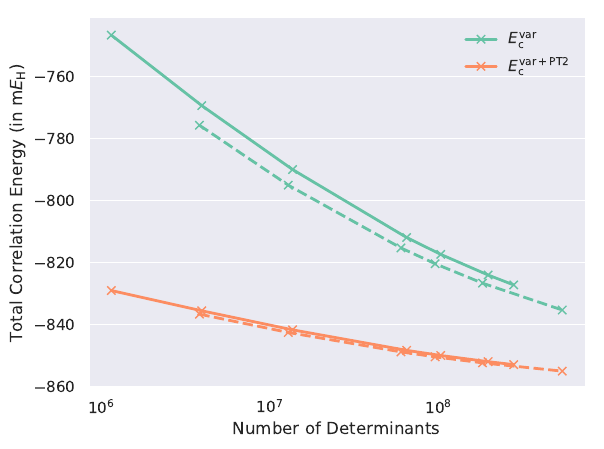

Here is the Python script that generated this plot:
#!/usr/bin/env python
# -*- coding: utf-8 -*

import numpy as np
import matplotlib
matplotlib.use('Agg')
matplotlib.rcParams['font.family'] = 'sans-serif'
matplotlib.rcParams['font.sans-serif'] = ['DejaVu Sans']
import matplotlib.pyplot as plt
from matplotlib.ticker import MaxNLocator, FormatStrFormatter
import seaborn as sns

PALETTE = sns.color_palette('Set2')

HF = -230.721819

dets = np.array([
1134081,
3901848,
13486304,
64100382,
102088555,
194977798,
276617654
])

e_cvar = np.array([
-231.468564,
-231.491252,
-231.511826,
-231.533720,
-231.539142,
-231.545790,
-231.548984
])

e_ctot = np.array([
-231.550787,
-231.557309,
-231.563444,
-231.570044,
-231.571697,
-231.573686,
-231.574641
])


dets_updated = np.array([
3780337,
12722141,
59310339,
94569745,
180662587,
536792289
])

e_cvar_updated = np.array([
-231.497568,
-231.516872,
-231.537074,
-231.542155,
-231.548415,
-231.557059
])

e_ctot_updated = np.array([
-231.558399,
-231.564290,
-231.570545,
-231.572140,
-231.574081,
-231.576736
])

# set seaborn
sns.set(style='darkgrid', palette='Set2', font='DejaVu Sans')

# set subplot
fig, ax = plt.subplots()

# plot results
ax.semilogx(dets, (e_cvar - HF) * 1000., marker='x', linewidth=2, mew=1, linestyle='-', label='$E_{\mathrm{c}}^{\mathrm{var}}$')
ax.semilogx(dets_updated, (e_cvar_updated - HF) * 1000., marker='x', linewidth=2, mew=1, linestyle='--', color=PALETTE[0])
ax.semilogx(dets, (e_ctot - HF) * 1000., marker='x', linewidth=2, mew=1, linestyle='-', label='$E_{\mathrm{c}}^{\mathrm{var+PT2}}$')
ax.semilogx(dets_updated, (e_ctot_updated - HF) * 1000., marker='x', linewidth=2, mew=1, linestyle='--', color=PALETTE[1])
# turn off x-grid
ax.xaxis.grid(False)

# set labels
ax.set_xlabel('Number of Determinants')
ax.set_ylabel('Total Correlation Energy (in m$E_{{\mathrm{H}}}$)')

# despine
sns.despine()

# set legend
ax.legend(loc=1, frameon=False)

# save plot
plt.savefig('shci.pdf', bbox_inches = 'tight', dpi=1000)

